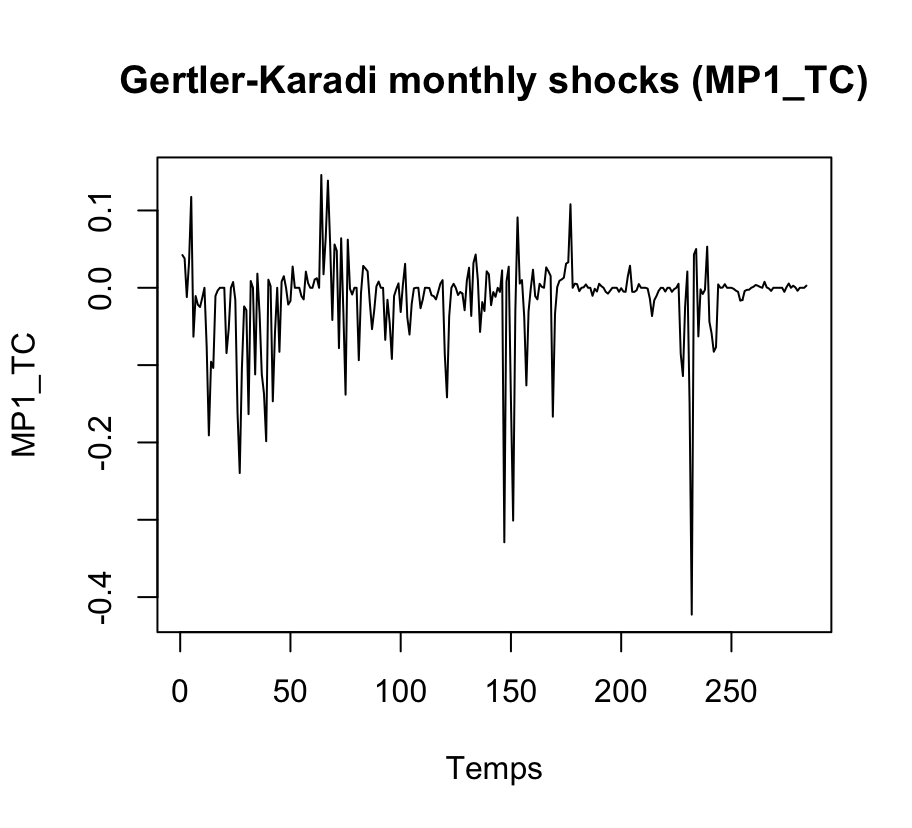

Write the R code that produced this figure.
rm(list=ls())

install.packages("readxl")
install.packages("urca")
install.packages("tsDyn")
install.packages("ggplot2")

library(readxl)    # Lire fichiers Excel
library(vars)      # Estimer VAR/SVAR
library(urca)      # Test ADF (stationnarité)
library(tsDyn)     # Pour d'autres modèles VAR
library(ggplot2)   # (optionnel) pour jolis graphes

# Importer le feuillet "Monthly"
data <- read_excel("/Users/alanisdespland/Desktop/Projet macro/Monetarydat.xlsx", sheet = "Monthly")


# TRANSFORMER LES DATES 
install.packages("zoo")
library(zoo)
DATES <- data$DATES
# Convert decimal to "yearmon" then to Date (start of the month)
date_vector <- as.Date(as.yearmon(DATES), frac = 0)
# Replace the decimal data
data$DATES <- date_vector

# Garder uniquement les colonnes importantes POUR GK
MP1_data <- data[, c("DATES","LIP", "UNEMP", "LCPI", "FFR", "MP1_TC")]

# Supprimer les lignes avec NA
GK_MP1_TC_88_12 <- na.omit(MP1_data)

# VISUALISATION DU SHOCK
plot(GK_MP1_TC_88_12$MP1_TC, type = "l", main = "Gertler-Karadi monthly shocks (MP1_TC)", xlab = "Temps", ylab = "MP1_TC")


#STATIONARITE test ADF

# Test ADF VC = -3.42 à 5%
library(tseries)
#STATIONARITE test ADF

adf.test(GK_MP1_TC_88_12$LIP) #Dickey-Fuller = -1.72
adf.test(GK_MP1_TC_88_12$UNEMP) #Dickey-Fuller = -2.34
adf.test(GK_MP1_TC_88_12$LCPI) #Dickey-Fuller = -3.28
adf.test(GK_MP1_TC_88_12$FFR) #Dickey-Fuller = -3.63 STATIONNAIRE 

#Pour les variables non stationnaire les mettre en difference 
DLIP <- diff(GK_MP1_TC_88_12$LIP)
DUNEMP <- diff(GK_MP1_TC_88_12$UNEMP)
DLCPI <- diff(GK_MP1_TC_88_12$LCPI)

# Ajuster pour avoir la même longueur
MP1_TC <- GK_MP1_TC_88_12$MP1_TC[-1]
FFR <- GK_MP1_TC_88_12$FFR[-1]

# DATA set pour VAR_MP1_TC88_12
VAR_data_MP1_TC88_12 <- data.frame(
  MP1_TC = MP1_TC,
  DLIP = DLIP,
  DUNEMP = DUNEMP,
  DLCPI = DLCPI,
  FFR = FFR
)

# Charger la librairie
library(vars)

# NOMBRE optimal de lags
# Choix du lag optimal (optionnel)
VARselect(VAR_data_MP1_TC88_12, lag.max = 10, type = "const")$selection
#AIC:3  HQ:2  SC:2 FPE:3

# Estimation VAR avec RRSHOCK
VAR_MP1_TC88_12 <- VAR(VAR_data_MP1_TC88_12, p = 3, type = "const")
summary(VAR_MP1_TC88_12)


#IRF MP1_TC
# IRF DLIP
IRF_MP1_TC_DLIP <- irf(VAR_MP1_TC88_12, impulse = "MP1_TC", 
                             response = "DLIP", n.ahead = 24, boot = TRUE, ci = 0.95)
plot(IRF_MP1_TC_DLIP)

# IRF DUNEMP
IRF_MP1_TC_DUNEMP <- irf(VAR_MP1_TC88_12, impulse = "MP1_TC", 
                       response = "DUNEMP", n.ahead = 24, boot = TRUE, ci = 0.95)
plot(IRF_MP1_TC_DUNEMP)

# IRF DLCPI
IRF_MP1_TC_DLCPI <- irf(VAR_MP1_TC88_12, impulse = "MP1_TC", 
                       response = "DLCPI", n.ahead = 24, boot = TRUE, ci = 0.95)
plot(IRF_MP1_TC_DLCPI)

# IRF FFR
IRF_MP1_TC_FFR <- irf(VAR_MP1_TC88_12, impulse = "MP1_TC", 
                       response = "FFR", n.ahead = 24, boot = TRUE, ci = 0.95)
plot(IRF_MP1_TC_FFR)
